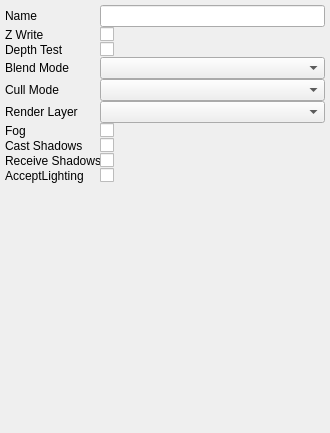
<?xml version="1.0" encoding="UTF-8"?>
<ui version="4.0">
 <class>MaterialSettingsWidget</class>
 <widget class="QWidget" name="MaterialSettingsWidget">
  <property name="geometry">
   <rect>
    <x>0</x>
    <y>0</y>
    <width>330</width>
    <height>433</height>
   </rect>
  </property>
  <layout class="QGridLayout" name="gridLayout">
   <property name="leftMargin">
    <number>0</number>
   </property>
   <property name="topMargin">
    <number>0</number>
   </property>
   <property name="rightMargin">
    <number>0</number>
   </property>
   <property name="bottomMargin">
    <number>0</number>
   </property>
   <property name="horizontalSpacing">
    <number>0</number>
   </property>
   <item row="0" column="0">
    <layout class="QFormLayout" name="formLayout">
     <property name="leftMargin">
      <number>5</number>
     </property>
     <property name="topMargin">
      <number>5</number>
     </property>
     <property name="rightMargin">
      <number>5</number>
     </property>
     <property name="bottomMargin">
      <number>5</number>
     </property>
     <item row="0" column="0">
      <widget class="QLabel" name="label">
       <property name="text">
        <string>Name</string>
       </property>
      </widget>
     </item>
     <item row="0" column="1">
      <widget class="QLineEdit" name="lineEdit"/>
     </item>
     <item row="1" column="0">
      <widget class="QLabel" name="label_2">
       <property name="text">
        <string>Z Write</string>
       </property>
      </widget>
     </item>
     <item row="1" column="1">
      <widget class="QCheckBox" name="checkBox">
       <property name="text">
        <string/>
       </property>
      </widget>
     </item>
     <item row="2" column="0">
      <widget class="QLabel" name="label_3">
       <property name="text">
        <string>Depth Test</string>
       </property>
      </widget>
     </item>
     <item row="2" column="1">
      <widget class="QCheckBox" name="checkBox_2">
       <property name="text">
        <string/>
       </property>
      </widget>
     </item>
     <item row="3" column="0">
      <widget class="QLabel" name="label_4">
       <property name="text">
        <string>Blend Mode</string>
       </property>
      </widget>
     </item>
     <item row="3" column="1">
      <widget class="QComboBox" name="comboBox"/>
     </item>
     <item row="4" column="0">
      <widget class="QLabel" name="label_5">
       <property name="text">
        <string>Cull Mode</string>
       </property>
      </widget>
     </item>
     <item row="4" column="1">
      <widget class="QComboBox" name="comboBox_2"/>
     </item>
     <item row="5" column="0">
      <widget class="QLabel" name="label_6">
       <property name="text">
        <string>Render Layer</string>
       </property>
      </widget>
     </item>
     <item row="5" column="1">
      <widget class="QComboBox" name="comboBox_3"/>
     </item>
     <item row="6" column="0">
      <widget class="QLabel" name="label_7">
       <property name="text">
        <string>Fog</string>
       </property>
      </widget>
     </item>
     <item row="6" column="1">
      <widget class="QCheckBox" name="checkBox_3">
       <property name="text">
        <string/>
       </property>
      </widget>
     </item>
     <item row="7" column="0">
      <widget class="QLabel" name="label_8">
       <property name="text">
        <string>Cast Shadows</string>
       </property>
      </widget>
     </item>
     <item row="8" column="0">
      <widget class="QLabel" name="label_9">
       <property name="text">
        <string>Receive Shadows</string>
       </property>
      </widget>
     </item>
     <item row="9" column="0">
      <widget class="QLabel" name="label_10">
       <property name="text">
        <string>AcceptLighting</string>
       </property>
      </widget>
     </item>
     <item row="7" column="1">
      <widget class="QCheckBox" name="checkBox_4">
       <property name="text">
        <string/>
       </property>
      </widget>
     </item>
     <item row="8" column="1">
      <widget class="QCheckBox" name="checkBox_5">
       <property name="text">
        <string/>
       </property>
      </widget>
     </item>
     <item row="9" column="1">
      <widget class="QCheckBox" name="checkBox_6">
       <property name="text">
        <string/>
       </property>
      </widget>
     </item>
    </layout>
   </item>
  </layout>
 </widget>
 <resources/>
 <connections/>
</ui>
